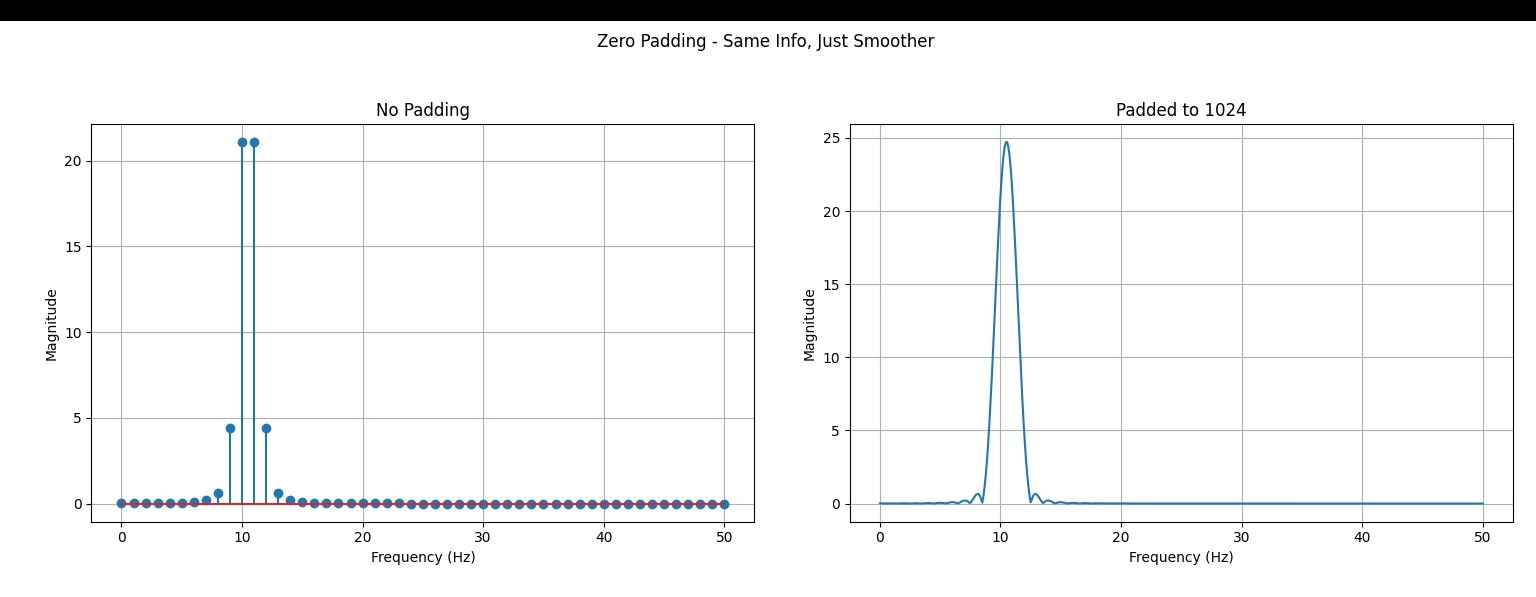

The script that drew this image:
import numpy as np
import matplotlib.pyplot as plt

fs = 100
N = 100
t = np.arange(N)/fs
x2 = np.sin(2*np.pi*10.5*t)
w = np.hanning(N)
x2_win = x2 * w

# Zero padding, It just makes it look smooth
X_nopad = abs(np.fft.rfft(x2_win))
X_pad = abs(np.fft.rfft(x2_win, n=1024))
f = np.fft.rfftfreq(N, 1/fs)
f_pad = np.fft.rfftfreq(1024, 1/fs)

plt.figure(figsize=(10,4))
plt.suptitle("Zero Padding - Same Info, Just Smoother")
plt.subplot(1,2,1)
plt.stem(f, X_nopad)
plt.title("No Padding")
plt.xlabel("Frequency (Hz)")
plt.ylabel("Magnitude")
plt.grid(True)
plt.subplot(1,2,2)
plt.plot(f_pad, X_pad)
plt.title("Padded to 1024")
plt.xlabel("Frequency (Hz)")
plt.ylabel("Magnitude")
plt.grid(True)
plt.tight_layout()
plt.savefig("zero_padding_smooth_look.png")
plt.show()
